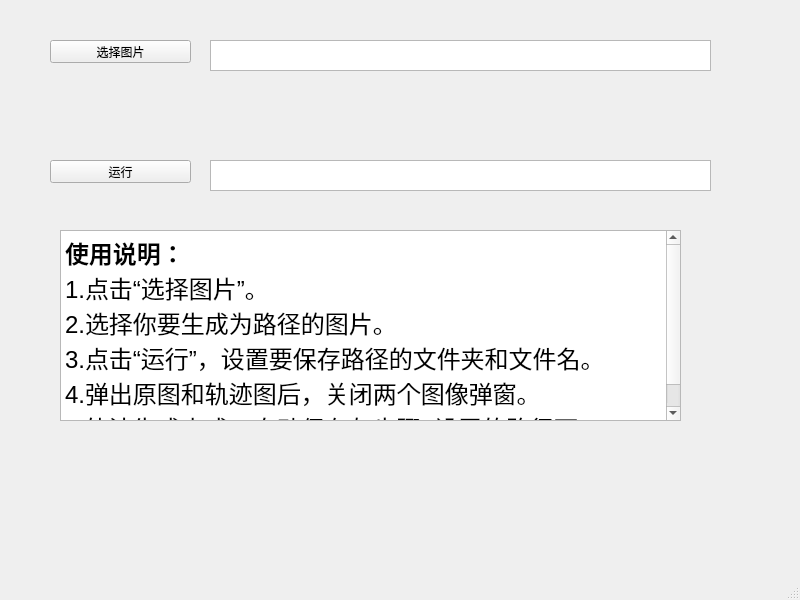
<?xml version="1.0" encoding="UTF-8"?>
<ui version="4.0">
 <class>MainWindow</class>
 <widget class="QMainWindow" name="MainWindow">
  <property name="geometry">
   <rect>
    <x>0</x>
    <y>0</y>
    <width>800</width>
    <height>600</height>
   </rect>
  </property>
  <property name="windowTitle">
   <string>MainWindow</string>
  </property>
  <widget class="QWidget" name="centralwidget">
   <widget class="QPushButton" name="pushButton">
    <property name="geometry">
     <rect>
      <x>50</x>
      <y>40</y>
      <width>141</width>
      <height>23</height>
     </rect>
    </property>
    <property name="text">
     <string>选择图片</string>
    </property>
   </widget>
   <widget class="QTextEdit" name="textEdit">
    <property name="geometry">
     <rect>
      <x>210</x>
      <y>40</y>
      <width>501</width>
      <height>31</height>
     </rect>
    </property>
   </widget>
   <widget class="QTextEdit" name="textEdit_2">
    <property name="geometry">
     <rect>
      <x>210</x>
      <y>160</y>
      <width>501</width>
      <height>31</height>
     </rect>
    </property>
   </widget>
   <widget class="QPushButton" name="pushButton_3">
    <property name="geometry">
     <rect>
      <x>50</x>
      <y>160</y>
      <width>141</width>
      <height>23</height>
     </rect>
    </property>
    <property name="text">
     <string>运行</string>
    </property>
   </widget>
   <widget class="QTextBrowser" name="textBrowser">
    <property name="geometry">
     <rect>
      <x>60</x>
      <y>230</y>
      <width>621</width>
      <height>191</height>
     </rect>
    </property>
    <property name="html">
     <string>&lt;!DOCTYPE HTML PUBLIC &quot;-//W3C//DTD HTML 4.0//EN&quot; &quot;http://www.w3.org/TR/REC-html40/strict.dtd&quot;&gt;
&lt;html&gt;&lt;head&gt;&lt;meta name=&quot;qrichtext&quot; content=&quot;1&quot; /&gt;&lt;style type=&quot;text/css&quot;&gt;
p, li { white-space: pre-wrap; }
&lt;/style&gt;&lt;/head&gt;&lt;body style=&quot; font-family:'SimSun'; font-size:9pt; font-weight:400; font-style:normal;&quot;&gt;
&lt;p style=&quot; margin-top:0px; margin-bottom:0px; margin-left:0px; margin-right:0px; -qt-block-indent:0; text-indent:0px;&quot;&gt;&lt;span style=&quot; font-size:18pt; font-weight:600;&quot;&gt;使用说明：&lt;/span&gt;&lt;/p&gt;
&lt;p style=&quot; margin-top:0px; margin-bottom:0px; margin-left:0px; margin-right:0px; -qt-block-indent:0; text-indent:0px;&quot;&gt;&lt;span style=&quot; font-size:18pt;&quot;&gt;1.点击“选择图片”。&lt;/span&gt;&lt;/p&gt;
&lt;p style=&quot; margin-top:0px; margin-bottom:0px; margin-left:0px; margin-right:0px; -qt-block-indent:0; text-indent:0px;&quot;&gt;&lt;span style=&quot; font-size:18pt;&quot;&gt;2.选择你要生成为路径的图片。&lt;/span&gt;&lt;/p&gt;
&lt;p style=&quot; margin-top:0px; margin-bottom:0px; margin-left:0px; margin-right:0px; -qt-block-indent:0; text-indent:0px;&quot;&gt;&lt;span style=&quot; font-size:18pt;&quot;&gt;3.点击“运行”，设置要保存路径的文件夹和文件名。&lt;/span&gt;&lt;/p&gt;
&lt;p style=&quot; margin-top:0px; margin-bottom:0px; margin-left:0px; margin-right:0px; -qt-block-indent:0; text-indent:0px;&quot;&gt;&lt;span style=&quot; font-size:18pt;&quot;&gt;4.弹出原图和轨迹图后，关闭两个图像弹窗。&lt;/span&gt;&lt;/p&gt;
&lt;p style=&quot; margin-top:0px; margin-bottom:0px; margin-left:0px; margin-right:0px; -qt-block-indent:0; text-indent:0px;&quot;&gt;&lt;span style=&quot; font-size:18pt;&quot;&gt;5.轨迹生成完成，自动保存与步骤3设置的路径下。&lt;/span&gt;&lt;/p&gt;&lt;/body&gt;&lt;/html&gt;</string>
    </property>
   </widget>
  </widget>
  <widget class="QMenuBar" name="menubar">
   <property name="geometry">
    <rect>
     <x>0</x>
     <y>0</y>
     <width>800</width>
     <height>23</height>
    </rect>
   </property>
  </widget>
  <widget class="QStatusBar" name="statusbar"/>
 </widget>
 <resources/>
 <connections/>
</ui>
